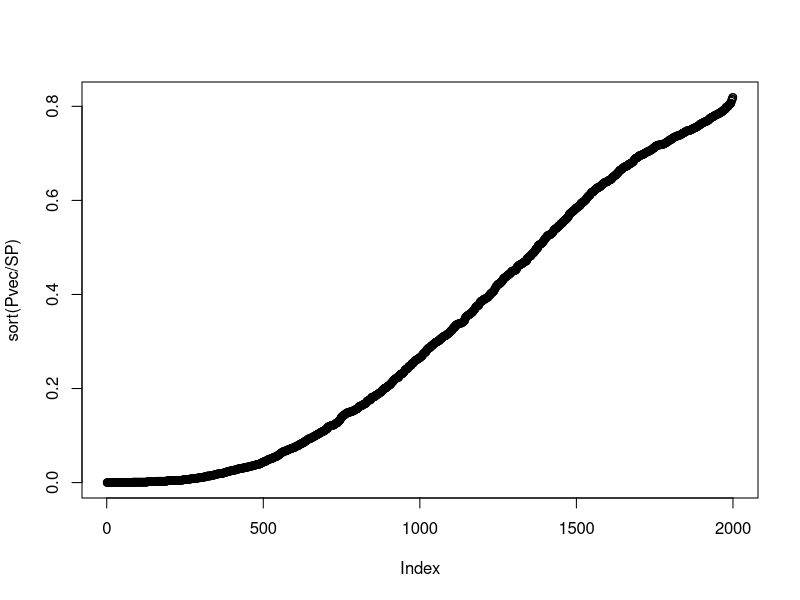

Source code (R):
m=2000 #number of proteins observed
kappa=1 # even sample size

alpha=0.05/m
beta=0.20
SP=1000

Pvec=array(0, dim=m)
for(i in 1:m) {
  mu=runif(1, 10, 20)
  mu0=mu+rnorm(1, -0.3)
  sd=0.75

  ncl=(1+1/kappa)*(sd*(qnorm(1-alpha/2)+qnorm(1-beta))/(mu-mu0))^2
  ceiling(ncl)# 32

  mRate=(mu-10)/10
  NCP=mRate*(mu-mu0)^2/sd^2*(ncl*ncl*kappa)/(ncl+kappa*ncl)
  Power=length(which(pchisq(rchisq(SP,1,ncp=NCP),1,lower.tail=F) < alpha))
  Pvec[i]=Power
}
print(mean(Pvec/SP))
plot(sort(Pvec/SP))
